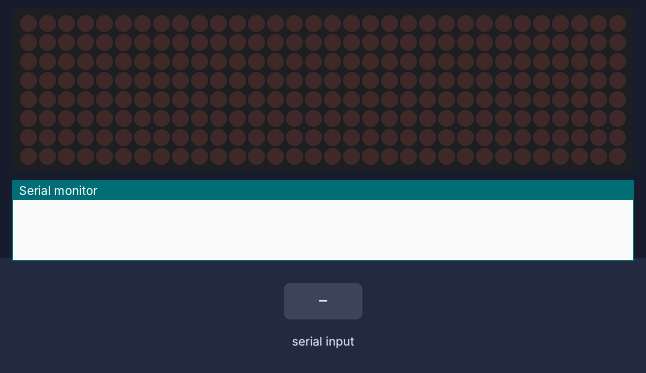
Recording of a sketch running on a simulated Arduino Uno, built with avr-gcc and run on an emulated ATmega328P. Shown: 32×8 LED matrix, the last lines printed to the serial monitor. The test bench sets the inputs (shaded band). EEPROM starts erased.

Above: at 1.2 s.
1.3 s: "1\n" received over Serial
At 1.35 s:
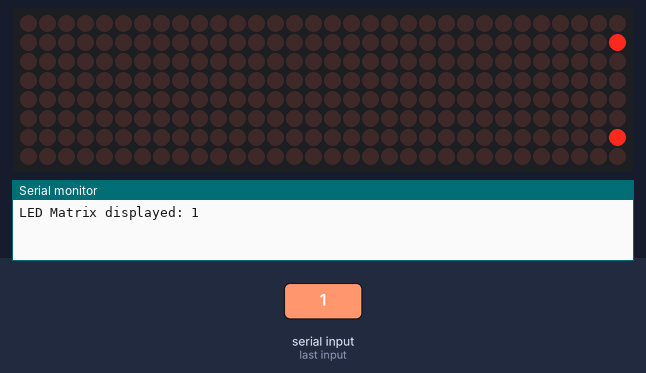
At 1.75 s:
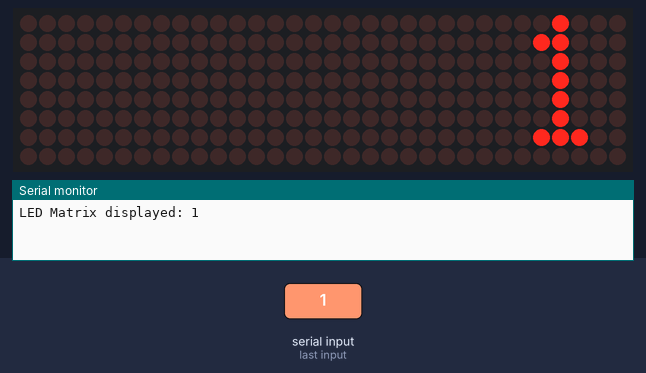

The sketch:

Group03_SE1848.ino
```cpp
#include <MD_Parola.h>
#include <MD_MAX72xx.h>
#include <EEPROM.h>

#define HARDWARE_TYPE MD_MAX72XX::FC16_HW
#define MAX_DEVICES 4
#define CS_PIN 9

MD_Parola ledMatrix = MD_Parola(HARDWARE_TYPE, CS_PIN, MAX_DEVICES);
String text;

// Địa chỉ bắt đầu của EEPROM để lưu trữ văn bản
#define EEPROM_START_ADDRESS 0

void setup() {
  Serial.begin(9600);
  ledMatrix.begin();
  ledMatrix.setIntensity(0);
  ledMatrix.displayClear();
  text.reserve(30);

  // Đọc văn bản cuối cùng từ EEPROM và hiển thị nó khi khởi động
  readLastTextFromEEPROM();
}

void loop() {
  if (Serial.available()) {
    text = Serial.readStringUntil('\n');
    ledMatrix.displayClear();
    ledMatrix.displayScroll(text.c_str(), PA_CENTER, PA_SCROLL_LEFT, 100);
    Serial.print("LED Matrix displayed: ");
    Serial.println(text);

    // Lưu văn bản cuối cùng vào EEPROM sau khi hiển thị
    saveLastTextToEEPROM(text);
  }

  if (ledMatrix.displayAnimate()) {
    ledMatrix.displayReset();
  }
}

// Hàm đọc văn bản cuối cùng từ EEPROM và hiển thị nó trên LED matrix khi khởi động
void readLastTextFromEEPROM() {
  char buffer[31];
  int i = 0;
  char character = EEPROM.read(EEPROM_START_ADDRESS + i);

  while (character != '\0' && i < 30) {
    buffer[i++] = character;
    character = EEPROM.read(EEPROM_START_ADDRESS + i);
  }
  buffer[i] = '\0';

  if (strlen(buffer) > 0) {
    ledMatrix.displayClear();
    ledMatrix.displayScroll(buffer, PA_CENTER, PA_SCROLL_LEFT, 100);
  }
}

// Hàm lưu văn bản cuối cùng vào EEPROM
void saveLastTextToEEPROM(String text) {
  int length = text.length();
  for (int i = 0; i < length; ++i) {
    EEPROM.write(EEPROM_START_ADDRESS + i, text[i]);
  }
  EEPROM.write(EEPROM_START_ADDRESS + length, '\0');
}
```

Measured:
- after the input at 1.3 s, the display: changes at once (image 1)
